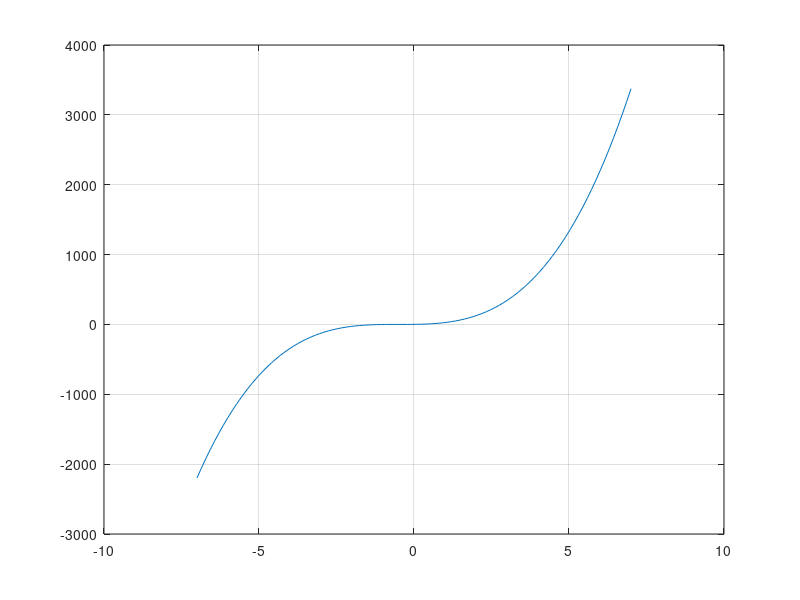

Recreate this plot in MATLAB.
clc
a=0;
b=1;
galat=0.001;
f=inline('(2*x+1).^3');
iterasi=1;
disp('  i       a          b         fa        fb         x       fx');
x= a-f(a)*((b-a)/(f(b)-f(a)));
while (b-a)>galat
    disp(sprintf('%3g %10.7f %10.7f %10.7f %10.7f %10.7f %10.7f',iterasi,a,b,f(a),f(b),x,f(x)))
    if f(a)*f(x)<0
        b=x;
%         f(b) = eval(subs(y,x,b));
    else
        a=x;
%         fa = eval(subs(y,x,a));
    end
    if f(a)*f(b)==0
       disp(sprintf('',x));
    end
    iterasi=iterasi+1;
    
    if iterasi == 31
        break
    end
end
disp(sprintf('Hasil Akar=%11.8f',x))
xg=linspace(-7,7);
yg=f(xg);
plot(xg,yg)
grid on